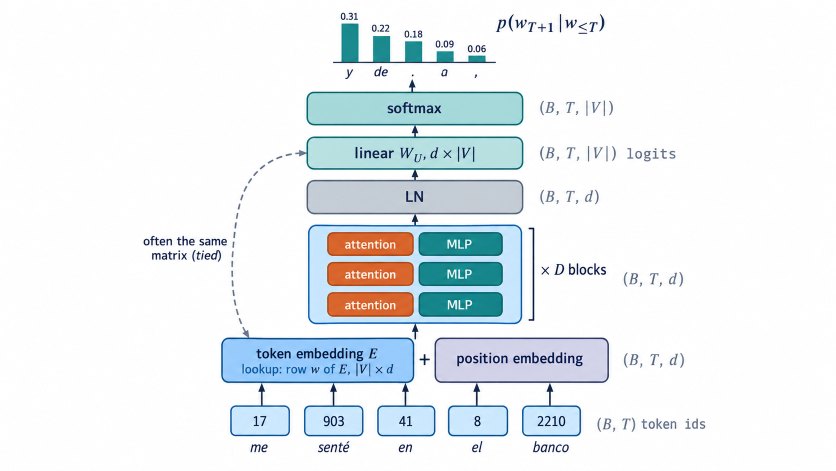
#> input picture sessions/06_foundation_models/figures/s06_f08_whole_gpt_original.png, 1672 x 941 px (shown at 1/2 size)
$ python fix_s06_f08_whole_gpt.py s06_f08_whole_gpt_original.png s06_f08_whole_gpt.png
#> lines starting #> are read from the running program, lines starting #| are printed output that depends on the picture; after the words box and inside, x2 and y2 are one past the last pixel; in counts of white or black regions, pixels touching at a corner belong together
"""Fix S06-F08 (generated image): the token ids of "el" (8) and "banco" (2210) were drawn
going into the position embedding box. Every token id goes to the token embedding E; the
position embedding is indexed by the position t, not by the token. The two arrows are
redrawn into the token embedding box (one bus line, crossing the "41" arrow with a gap), and the position box gets a note, matching the
"lookup: row w of E" note of the token box.

Usage: python fix_s06_f08_whole_gpt.py s06_f08_whole_gpt_original.png s06_f08_whole_gpt.png
"""
import io
import sys

import numpy as np
import matplotlib as mpl
from matplotlib import pyplot as plt
from matplotlib.patches import FancyArrowPatch
from PIL import Image

src, dst = sys.argv[1], sys.argv[2]
a = np.asarray(Image.open(src).convert('RGB')).copy()
#> a is the input picture: shape (941, 1672, 3); mean R, G, B 233.7, 239, 242
assert a.shape[:2] == (941, 1672), a.shape
ink = '#%02x%02x%02x' % tuple(a[790, 523])          # colour of the existing arrows
#> ink = '#000b2d'

# erase the two vertical arrows under the position box (chips top y=812, box bottom y=765)
for x0, x1 in ((940, 967), (1087, 1113)):
    a[767:811, x0:x1] = 255
#> a: shape (941, 1672, 3); 0.13% of pixels changed, all inside (x1, y1, x2, y2) = (940, 767, 1113, 811)

mpl.rcParams.update({'font.family': 'DejaVu Sans', 'mathtext.fontset': 'dejavusans'})
fig = plt.figure(figsize=(16.72, 9.41), dpi=100)
ax = fig.add_axes([0, 0, 1, 1])
ax.set_xlim(0, 1672)
ax.set_ylim(941, 0)
ax.axis('off')
fig.patch.set_alpha(0)
# a small bus: both ids go up to y=790, left to x=760 (with a gap where the "41" arrow
# crosses), then one arrow up into the token embedding box
yb, xb = 790, 760
kw = dict(color=ink, lw=2.6, solid_capstyle='butt')
#> kw = {'color': '#000b2d', 'lw': 2.6, 'solid_capstyle': 'butt'}
ax.plot([953, 953], [811, yb], **kw)
ax.plot([1100, 1100], [811, yb], **kw)
ax.plot([1101.3, 819], [yb, yb], **kw)
ax.plot([803, xb - 1.3], [yb, yb], **kw)
ax.add_patch(FancyArrowPatch((xb, yb + 1.3), (xb, 767), arrowstyle='-|>', mutation_scale=16, lw=2.6,
                             color=ink, shrinkA=0, shrinkB=0))
ax.text(1043, 745, r'lookup: row $t$, one per position', ha='center', va='center', fontsize=15.5,
        color='#4b3f7a')
buf = io.BytesIO()
fig.savefig(buf, dpi=100, transparent=True)
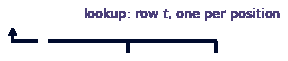
#> figure drawn by matplotlib, 1 panel
plt.close(fig)
buf.seek(0)
over = Image.open(buf).convert('RGBA')
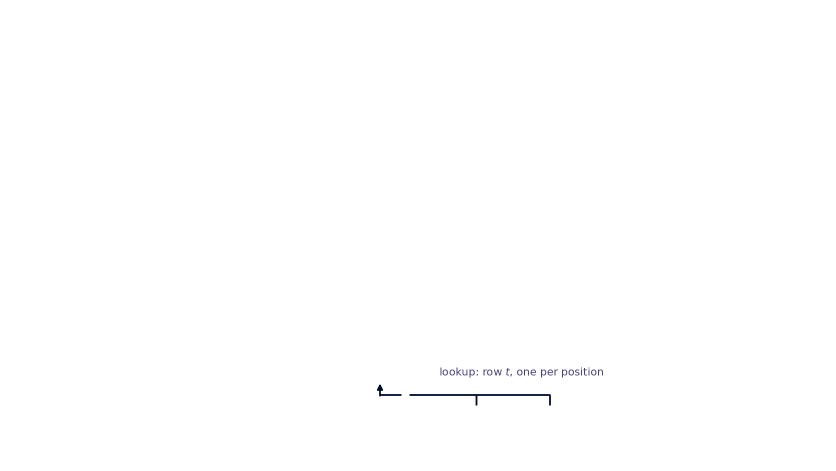
#> over: PIL image 1672x941 RGBA (shown at 1/2 size); mean R, G, B, A 254.5, 254.5, 254.6, 0.4; transparent parts drawn white
assert over.size == (1672, 941), over.size
img = Image.fromarray(a).convert('RGBA')
img.alpha_composite(over)
img.convert('RGB').save(dst)
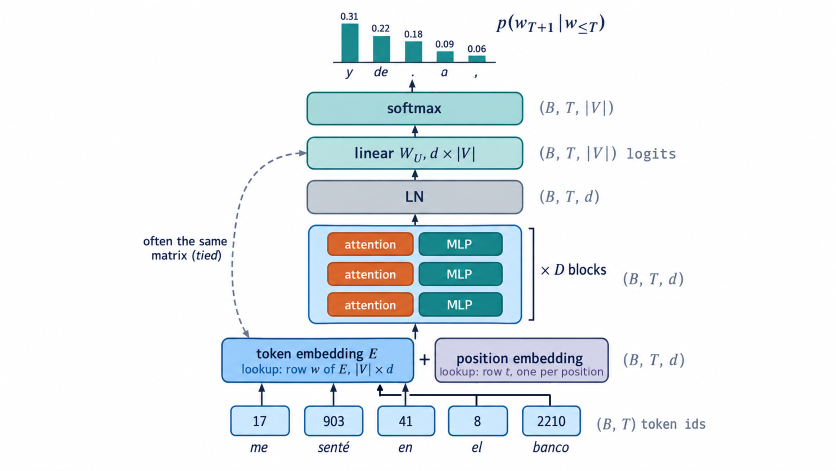
#> saved as s06_f08_whole_gpt.png: PIL image 1672x941 RGB (shown at 1/2 size); mean R, G, B 233.5, 238.7, 241.8
print('saved', dst)

$ run again, with sessions/06_foundation_models/figures/s06_f01_same_word_two_meanings.png copied over sessions/06_foundation_models/figures/s06_f08_whole_gpt_original.png
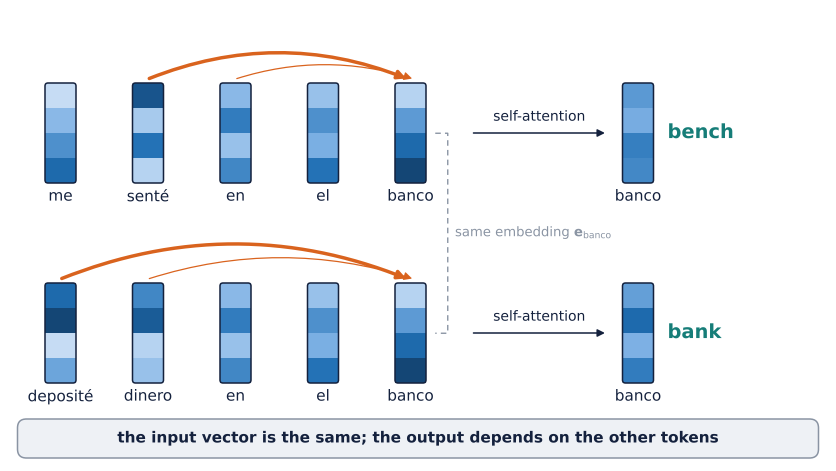
#> input picture sessions/06_foundation_models/figures/s06_f01_same_word_two_meanings.png, 1672 x 941 px (shown at 1/2 size)
#> ink = '#ffffff'
#> kw = {'color': '#ffffff', 'lw': 2.6, 'solid_capstyle': 'butt'}
#> `fig.savefig(buf, dpi=100, transparent=True)`:
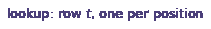
#> figure drawn by matplotlib, 1 panel
#> img is the input picture: PIL image 1672x941 RGBA; mean R, G, B, A 232, 237, 242.3, 255
#> `img.convert('RGB').save(dst)`:
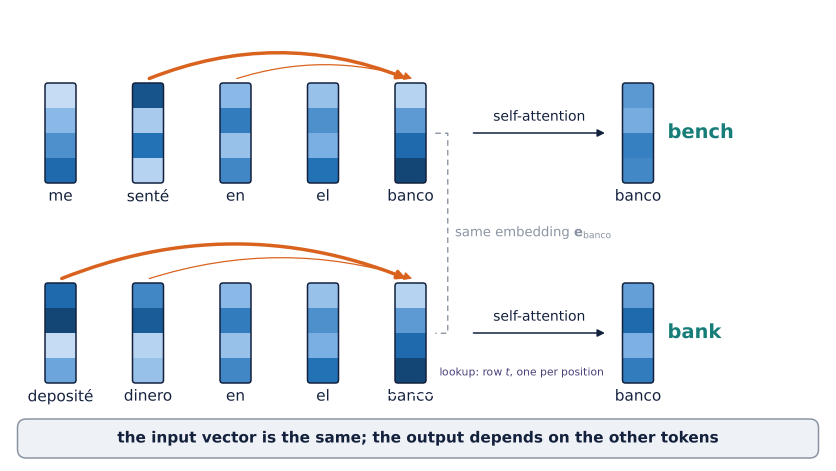
#> saved as s06_f08_whole_gpt.png: PIL image 1672x941 RGB (shown at 1/2 size); mean R, G, B 231.9, 236.9, 242.2

$ run again, with sessions/06_foundation_models/figures/s06_f02_attention_no_weights.png copied over sessions/06_foundation_models/figures/s06_f08_whole_gpt_original.png
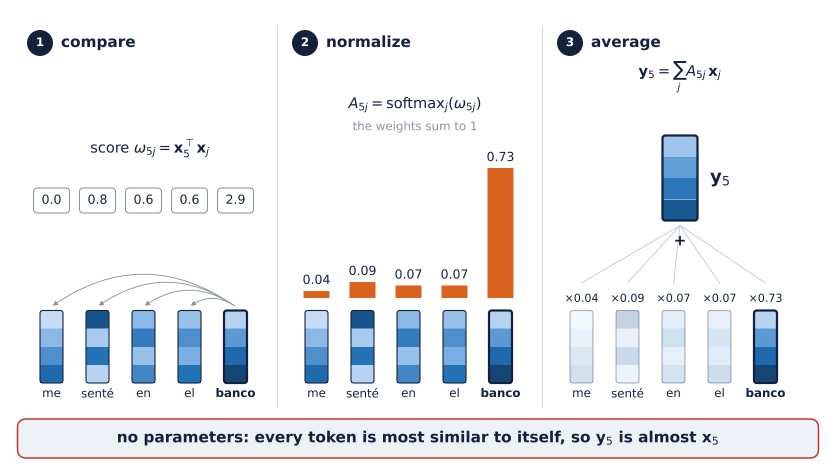
#> input picture sessions/06_foundation_models/figures/s06_f02_attention_no_weights.png, 1672 x 941 px (shown at 1/2 size)
#> ink = '#ffffff'
#> kw = {'color': '#ffffff', 'lw': 2.6, 'solid_capstyle': 'butt'}
#> `fig.savefig(buf, dpi=100, transparent=True)`:
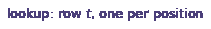
#> figure drawn by matplotlib, 1 panel
#> `img.convert('RGB').save(dst)`:
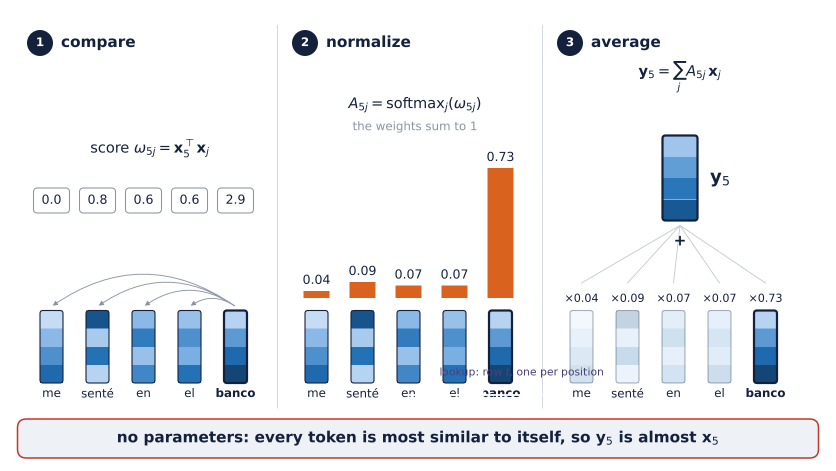
#> saved as s06_f08_whole_gpt.png: PIL image 1672x941 RGB (shown at 1/2 size); mean R, G, B 236.7, 238, 241.1

$ run again, with sessions/06_foundation_models/figures/s06_f03_query_key_value.png copied over sessions/06_foundation_models/figures/s06_f08_whole_gpt_original.png
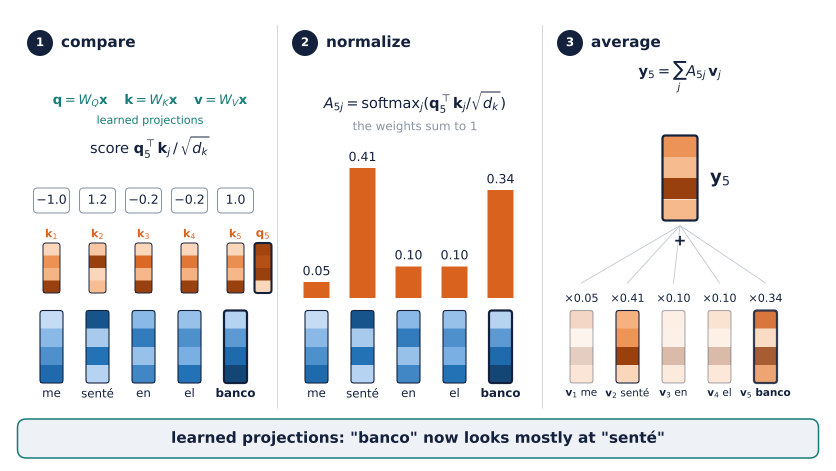
#> input picture sessions/06_foundation_models/figures/s06_f03_query_key_value.png, 1672 x 941 px (shown at 1/2 size)
#> ink = '#ffffff'
#> kw = {'color': '#ffffff', 'lw': 2.6, 'solid_capstyle': 'butt'}
#> `fig.savefig(buf, dpi=100, transparent=True)`:
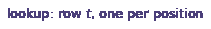
#> figure drawn by matplotlib, 1 panel
#> `img.convert('RGB').save(dst)`:
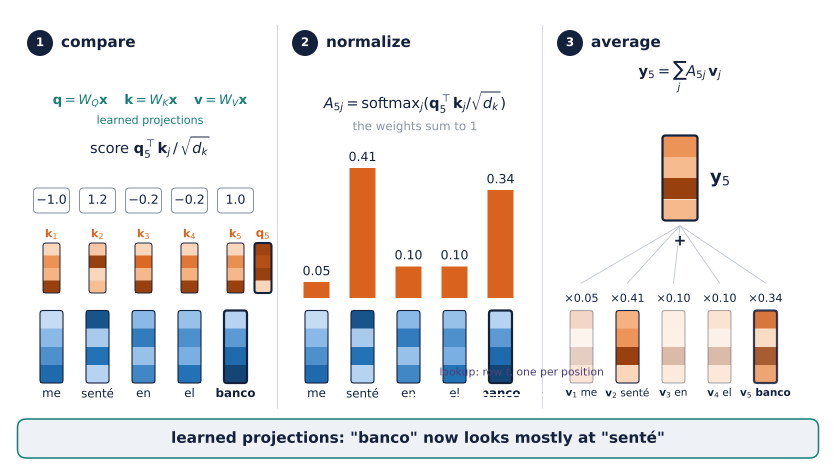
#> saved as s06_f08_whole_gpt.png: PIL image 1672x941 RGB (shown at 1/2 size); mean R, G, B 235.7, 234.7, 235
